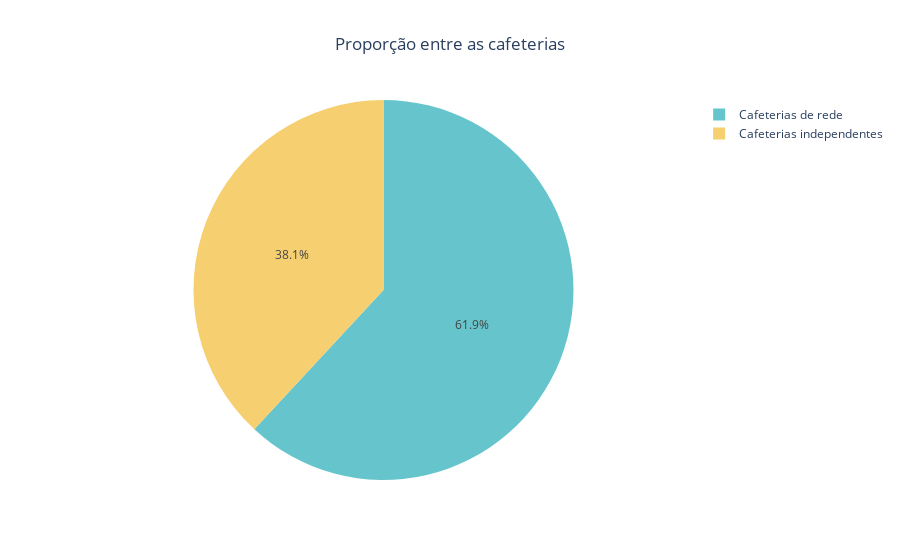

Write notebook code for a chart like this one.
### Markdown cell above
Ao analisar a proporção dos restaurantes de rede, vemos que os estabelecimentos independentes são maioria na cidade.

### Code cell
# Definindo a cor do gráfico
paleta_cores = px.colors.qualitative.Pastel

#Plotando um gráfico de pizza
fig = px.pie(names=['Cafeterias de rede','Cafeterias independentes'],
         values=df_restaurant['chain']
         .value_counts().values, title='Proporção entre as cafeterias',color_discrete_sequence=paleta_cores)
fig.update_traces(textinfo='percent')

# Centraliza o título horizontalmente
fig.update_layout(title_x=0.5)  
fig.show()

### Figure 1 — Plotly figure (JSON) as saved in the notebook; plotly's stock layout.template omitted (floating-point values rounded to 4 significant figures)
{"data": [{"domain": {"x": [0, 1], "y": [0, 1]}, "hovertemplate": "label=%{label}<br>value=%{value}<extra></extra>", "labels": ["Cafeterias de rede", "Cafeterias independentes"], "legendgroup": "", "name": "", "showlegend": true, "textinfo": "percent", "type": "pie", "values": [5972, 3676]}], "layout": {"legend": {"tracegroupgap": 0}, "piecolorway": ["rgb(102, 197, 204)", "rgb(246, 207, 113)", "rgb(248, 156, 116)", "rgb(220, 176, 242)", "rgb(135, 197, 95)", "rgb(158, 185, 243)", "rgb(254, 136, 177)", "rgb(201, 219, 116)", "rgb(139, 224, 164)", "rgb(180, 151, 231)", "rgb(179, 179, 179)"], "title": {"text": "Proporção entre as cafeterias", "x": 0.5}}}
